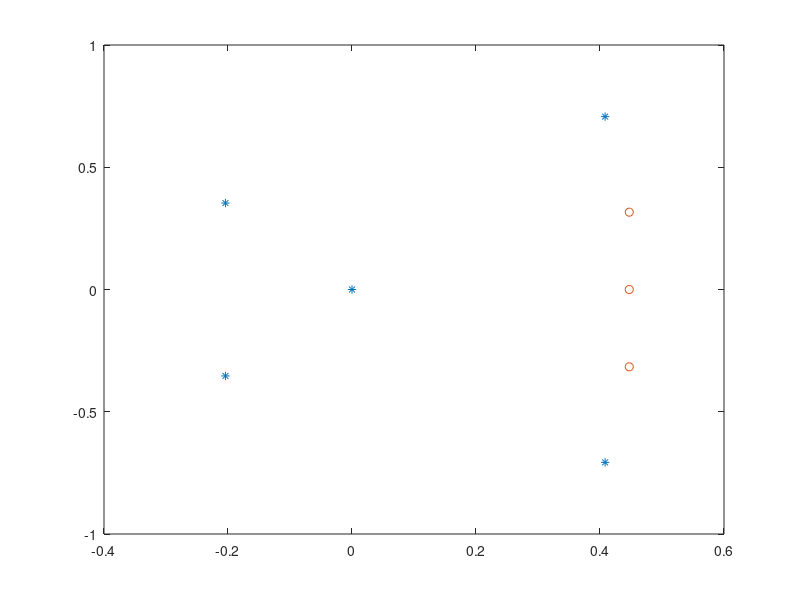

MATLAB code to generate this figure:
clear;
clc;
N = [  1 0 0
        0 1 0
        1 1 1
        1 0 1
        0 1 1  ]
% N = [11 14 107 75 ;
%  1 10 60 30 ;
%  23 2 166 40]

 [L K] = size(N) 
 n = sum(sum(N)) % total
 % ------------ tableau des frequences
 freq = N./n
 %  -----------  distribution marginale
 nj = sum(N) % les  colonnes
 ni = sum(N')  % les lignes
 % ------------
 DL = diag(ni)
 DK = diag(nj)
 % profil lignes et profil colonnes
 XL = DL^-1 * N
 XK = (DK^-1)' * N'
 % -------- metrique de khi2
 ML = n * DK^-1
 MK = n * DL^-1
 % matrice variance covariance
 VL = XL' * (1/n * DL) * XL
 VK = XK' * (1/n * DK) * XK
 %
 MLVL = ML * VL
 MKVK = MK * VK
 %
 [vect_L val_L] = eig(MLVL)
 [vect_K val_K] = eig(MKVK)
 %
 c = XL * vect_L
 d = XK * vect_K
 %
 figure
 plot(c(:,1),c(:,2),'*')%coordone ligne
 hold on
 plot(d(:,1),d(:,2),'o')%coordonne colonne